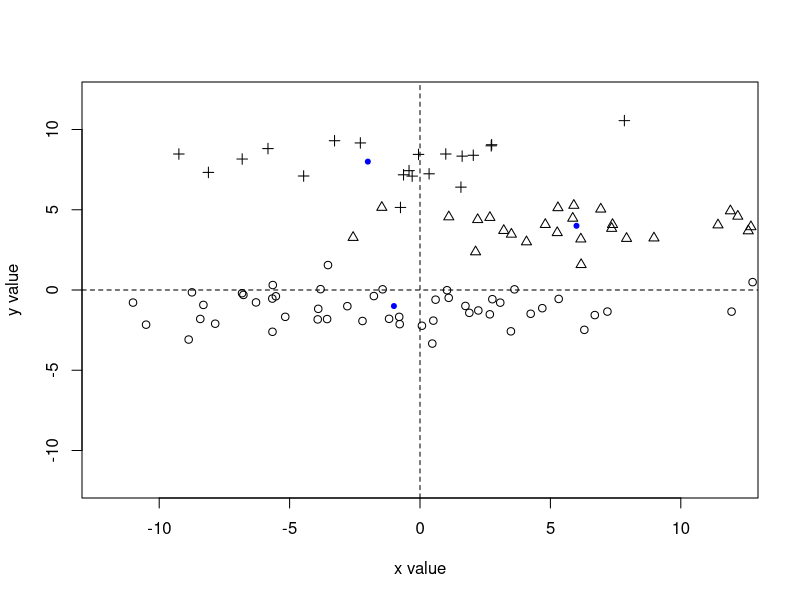

This chart was generated by the following R code:
# Generate clusters for clustering 

# Set equal to 1 to generate clusters with spread out x values
unequal_x_variance = 1

# Generate clusters with equal variance in x and y dimensions.
outputName = "clusters_equal_variance"
variance_in_x = 1.0
variance_in_y = 1.0

# Generate clusters with greater variance in x dimension.
if (unequal_x_variance) {
  outputName = "clusters_bigger_x_variance"
  variance_in_x = 5.0
}

# Three centroids are supported. You can change their x/y values here.
centroid1 = c(-1,-1)
centroid2 = c(6,4)
centroid3 = c(-2,8)

outputFile = paste(outputName,"dat",sep=".")
outputPdf = paste(outputName,"pdf",sep=".")

# Three clusters in 2 dimensions
createCluster <- function(numPoints, centroid, xvariance=1.0, yvariance=1.0) {
  xmean = centroid[1]
  ymean = centroid[2]
  cbind(rnorm(numPoints,mean=xmean,xvariance),rnorm(numPoints,mean=ymean,yvariance))
}

cluster1 = cbind(1, createCluster(50,centroid1,variance_in_x,variance_in_y))
cluster2 = cbind(2, createCluster(30,centroid2,variance_in_x,variance_in_y))
cluster3 = cbind(3, createCluster(20,centroid3,variance_in_x,variance_in_y))

data = round(rbind(cluster1,cluster2,cluster3),2)

pdf(outputPdf)

plot(cluster1[,2:3],xlab="x value",ylab="y value",xlim=c(-12,12),ylim=c(-12,12))
points(cluster2[,2:3],pch=2)
points(cluster3[,2:3],pch=3)
points(centroid1[1],centroid1[2],pch=20,col="blue")
points(centroid2[1],centroid2[2],pch=20,col="blue")
points(centroid3[1],centroid3[2],pch=20,col="blue")
abline(v=0,lty=2)
abline(h=0,lty=2)

dev.off()

write.table(data, file=outputFile, quote=FALSE, col.names=FALSE)


